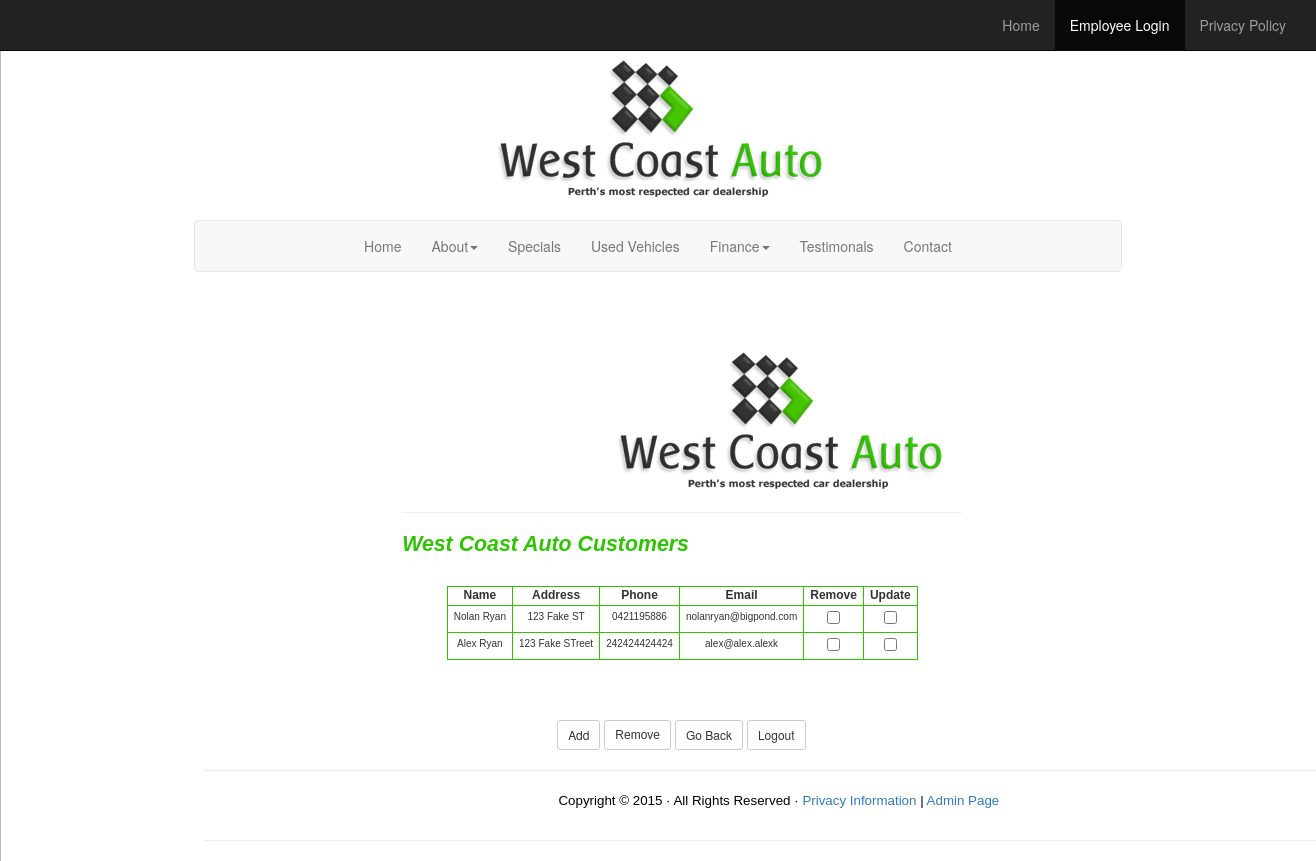
Page /scripts/old/clientlist.php (signed in) on the earlier database version.
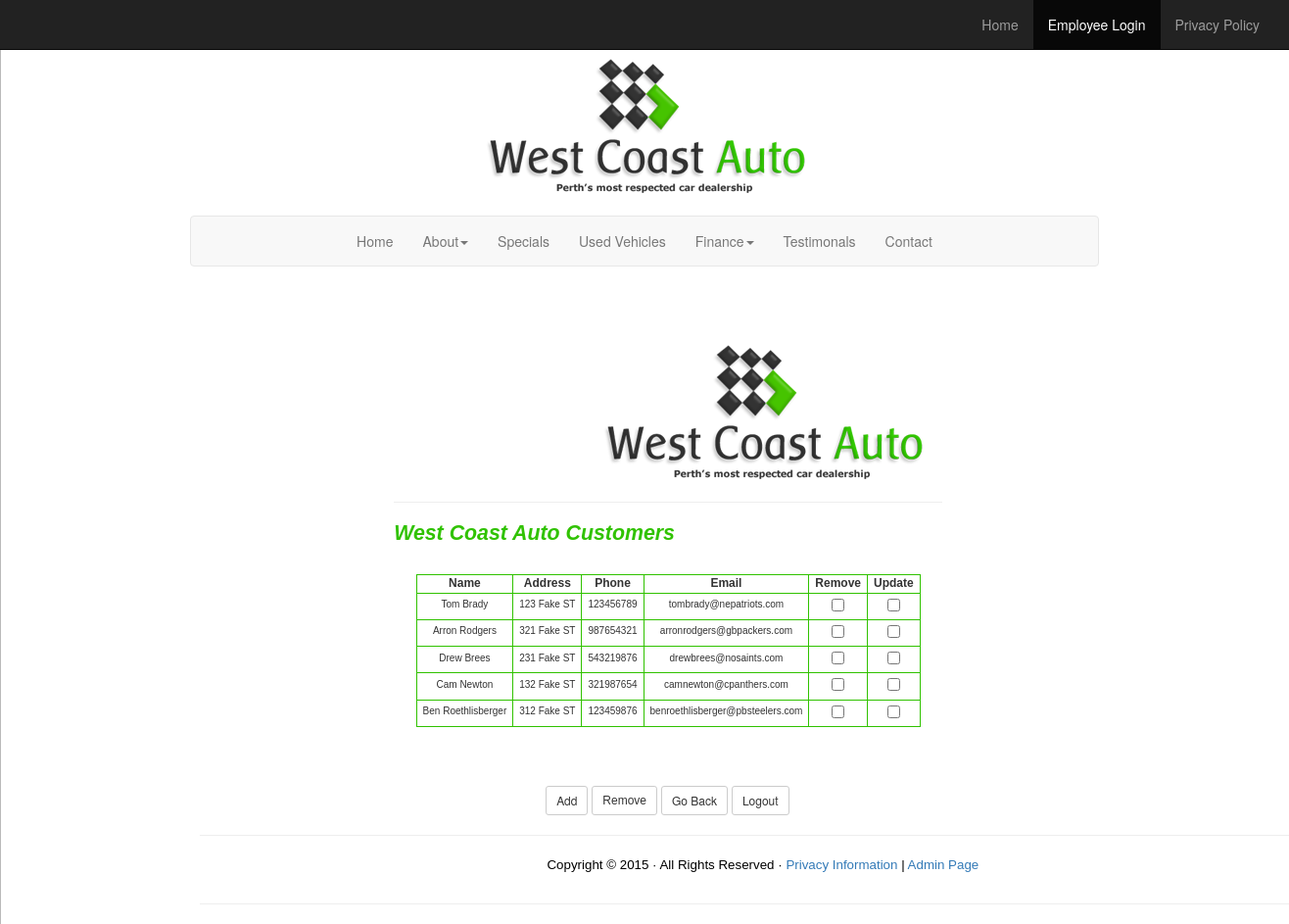
Same page on the later database version.
### tables this page shows
CREATE TABLE `Customers` (
  `idCustomers` int(11) NOT NULL,
  `Fullname` varchar(45) DEFAULT NULL,
  `Address` varchar(45) DEFAULT NULL,
  `Phone` varchar(45) DEFAULT NULL,
  `Email` varchar(45) DEFAULT NULL
);

### scripts/old/clientlist.php (the view, shortened to what this page needs)
<!DOCTYPE html>
<html lang="en">
  <head>
  <link href="../css/bootstrap.css" rel="stylesheet">
  <link href="../css/style.css" rel="stylesheet">
  </head>
  <body>
  <nav class="navbar navbar-inverse navbar-fixed-top">
    <div class="container-fluid">
      <div class="collapse navbar-collapse" id="inverseNavbar1">
        <ul class="nav navbar-nav">
           <li ><a href="../index.html">Home</a></li>
           <li class="active"><a href="employee.php">Employee Login</a></li>
           <li><a href="../pages/ourprocess.html">Privacy Policy</a></li>
        </ul>
      </div>
    </div>
  </nav>
  <div class="container">
    <div class="row">
   <div class="col-md-12 col-sm-8 col-sm-offset-0">
  <br>
<br>
<br>
  <img src="../images/logo.png" class="img-responsive center-block" alt="Placeholder image"> <br>
  </div>
    <div class="col-md-12 col-sm-8 col-sm-offset-0 col-lg-offset-1 col-lg-10">
      <nav class="navbar navbar-default">
        <div class="container-fluid">
          <div class="collapse navbar-collapse" id="defaultNavbar1">
            <ul class="nav navbar-nav hello">
              <li ><a href="../index.html">Home<span class="sr-only">(current)</span></a></li>
              <li class="dropdown"><a href="#" class="dropdown-toggle" data-toggle="dropdown" role="button" aria-expanded="false">About<span class="caret"></span></a>
              </li>
       <li ><a href="#">Specials</a></li>
       <li ><a href="vehicles.php">Used Vehicles</a></li>
               <li class="dropdown"><a href="#" class="dropdown-toggle" data-toggle="dropdown" role="button" aria-expanded="false">Finance<span class="caret"></span></a>
              </li>
     <li ><a href="#">Testimonals</a></li>
        <li ><a href="#">Contact</a></li>
            </ul>
          </div>
        </div>
      </nav>
  <div class="container">
    <div class="row">
   <div class="col-md-12 col-sm-8 col-sm-offset-0">
  <br>
<br>
<br>
  <img src="../images/logo.png" class="img-responsive center-block" alt="Placeholder image">
  </div>
    <div class="row">
        <div class="col-sm-7 col-sm-offset-1 col-lg-offset-2 col-lg-6">
         <hr>
          <h3>West Coast Auto Customers</h3>
<br>
<table  class="gridtable">
  <tr>
<th>Name</th>
<th>Address</th>
<th>Phone</th>
<th>Email</th>
 <th>Remove</th >
 <th>Update</th >
<tr>
<?php
 include("connect.php");
$query = "SELECT * FROM Customers WHERE 1 ";
$result = mysqli_query($con,$query);
 while ($row = mysqli_fetch_array($result))   :
echo "<tr id=\"tr1\">";
echo "<td>".$row['Fullname']."</td>";
echo "<td>".$row['Address']."</td>";
 echo "<td>".$row['Phone']."</td>";
 echo "<td>".$row['Email']."</td>";
  echo "<td> <input type=\"checkbox\" class=\"case\" name=\"case[]\" value=\"\1\" onclick=\"myfunc(this);\" onChange=\"cbChange(this)\"></td>";
  echo "<td> <input type=\"checkbox\" class=\"updateinfo\" name=\"updateinfo[]\" value=\"\1\" onclick=\"myfunc(this);\" onChange=\"cbChange(this)\"></td>";
endwhile;
?>
</table><br>
<div class="col-sm-3 col-md-9 col-md-offset-2 col-lg-offset-4 col-lg-5">
<br><br>
</div>
 <br>
<FORM name="something" method="post">
  <div class="col-sm-3 col-md-9 col-md-offset-2 col-lg-7 col-lg-offset-3">
  <button type="button" class="btn btn-sm btn-default ce" onClick="window.location.href='addcustomer.php'" value="Log Out">Add</button>
        <INPUT type="submit" value="Remove" class="btn btn-sm btn-default">
 <button type="button"  name="goback" onClick="window.location.href='employee.php'" class="btn btn-sm btn-default" >Go Back</button>
         <button type="button" class="btn btn-sm btn-default" onClick="window.location.href='employee.php?logout=1'" value="Log Out">Logout</button>
   </div>
 </FORM>
</div>
      </div>
<hr>
        <div class="row">
    <div class="text-center col-md-6 col-md-offset-3">
<p>Copyright &copy; 2015 &middot; All Rights Reserved &middot; <a href="../pages/privacy.html" >Privacy Information</a> | <a href="admin.php" >Admin Page</a></p>
    </div>
  </div>
    <hr>
</div>
  </div>
  </body>
</html>

### css/style.css (style rules this page uses)
input { border-radius: 5px; font: 14px/1.4 "Helvetica Neue", Helvetica, Arial, sans-serif; margin: 0; }
h3 { font-family: Verdana, Arial, Helvetica, sans-serif; font-size: 16pt ; color: #30c200 ; font-weight:bold; font-style:italic; }
p { font-family: Verdana, Arial, Helvetica, sans-serif; font-size: 10pt; color: #000; }
img { border: 0px ; }
img, object, embed, video { max-width: 100%; }
form { display:block }
form input, textarea, select { font-family: Verdana, Arial, Helvetica, sans-serif; font-size:12pt; }
table.gridtable { font-family: verdana,arial,sans-serif; color:#333333; border-width: 1px; border-color: #e86600; border-collapse: collapse; text-align:center; margin-left:auto; margin-right:auto; }
table.gridtable th { border-width: 1px; padding-left: 6px; padding-right: 6px; text-align:center; border-style: solid; border-color: #30c200; background-color: #ffffff; font-size:12px; }
table.gridtable td { border-width: 1px; padding-left: 6px; padding-right: 6px; padding-top: 1px; padding-bottom: 4px; border-style: solid; border-color: #30c200; background-color: #ffffff; font-size:10px; }
.container { -webkit-transition:all 0.5s ease; -moz-transition: all 0.5s ease; -o-transition: all 0.5s ease; transition: all 0.5s ease; }
nav a { display:block; padding:20px 20px; text-align:center; }

Differences in the rows shown:
removed customers: Fullname "Alex Ryan", Address "123 Fake STreet", Phone "242424424424", Email "alex@alex.alexk"
added customers: Fullname "Tom Brady", Address "123 Fake ST", Phone "123456789", Email "tombrady@nepatriots.com"
changed customers: Fullname "Nolan Ryan" → "Arron Rodgers"; Address "123 Fake ST" → "321 Fake ST"; Phone "0421195886" → "987654321"; Email "nolanryan@bigpond.com" → "arronrodgers@gbpackers.com"
added customers: Fullname "Drew Brees", Address "231 Fake ST", Phone "543219876", Email "drewbrees@nosaints.com"
added customers: Fullname "Cam Newton", Address "132 Fake ST", Phone "321987654", Email "camnewton@cpanthers.com"
added customers: Fullname "Ben Roethlisberger", Address "312 Fake ST", Phone "123459876", Email "benroethlisberger@pbsteelers.com"
